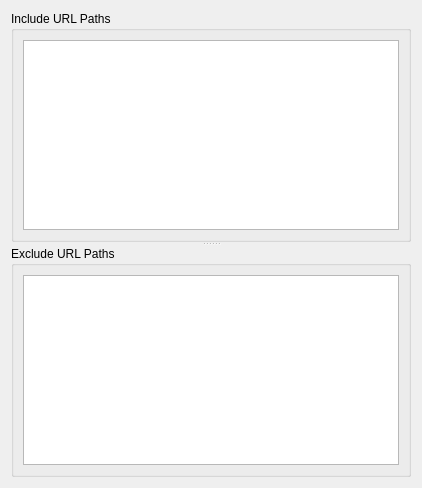
          <widget class="QWidget" name="scopingUrlPathsTab">
           <attribute name="title">
            <string>URL Paths</string>
           </attribute>
           <layout class="QVBoxLayout" name="verticalLayout_32">
            <item>
             <widget class="QSplitter" name="splitter_11">
              <property name="orientation">
               <enum>Qt::Vertical</enum>
              </property>
              <widget class="QGroupBox" name="groupBox">
               <property name="minimumSize">
                <size>
                 <width>400</width>
                 <height>0</height>
                </size>
               </property>
               <property name="title">
                <string>Include URL Paths</string>
               </property>
               <layout class="QVBoxLayout" name="verticalLayout_30">
                <item>
                 <widget class="QPlainTextEdit" name="scopingUrlPathsIncludeEdit">
                  <property name="minimumSize">
                   <size>
                    <width>360</width>
                    <height>0</height>
                   </size>
                  </property>
                 </widget>
                </item>
               </layout>
              </widget>
              <widget class="QGroupBox" name="groupBox_2">
               <property name="minimumSize">
                <size>
                 <width>400</width>
                 <height>0</height>
                </size>
               </property>
               <property name="title">
                <string>Exclude URL Paths</string>
               </property>
               <layout class="QVBoxLayout" name="verticalLayout_31">
                <item>
                 <widget class="QPlainTextEdit" name="scopingUrlPathsExcludeEdit">
                  <property name="minimumSize">
                   <size>
                    <width>360</width>
                    <height>0</height>
                   </size>
                  </property>
                 </widget>
                </item>
               </layout>
              </widget>
             </widget>
            </item>
           </layout>
          </widget>
